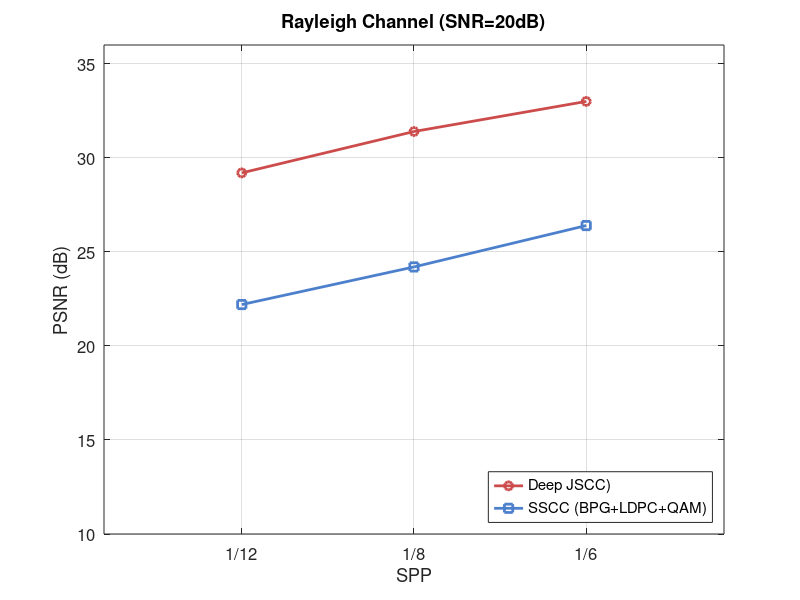

MATLAB code to generate this figure:
%% preparation
clear     % 清除所有变量
clc       % 清空命令窗口
close all % 关闭所有图形窗口

clc; clear;

% SNR_test 横轴
SPP = [1/12, 1/8, 1/6];

% ADJSCC（SNR_train ∈ [0, 20]） With attention modules
% psnr_adjscc = [18.7, 23.6, 26.8, 29.9];
psnr_jscc = [29.2, 31.4, 33.0];

% BDJSCC（SNR_train = SNR_test）
% psnr_diag = [20.5, 23.6, 26.6, 31.4];
psnr_sscc = [22.2, 24.2, 26.4];

% BDJSCC（SNR_train = 5dB）
% psnr_train5 = [18.3, 23.6, 24.7, 27.6];

% BDJSCC（SNR_train = 10dB）
% psnr_train10 = [17.8, 22.6, 26.6, 28.4];

% 柔和色定义（RGB 值）
color_red      = [0.8, 0.3, 0.3];   % 柔和红
color_blue     = [0.3, 0.5, 0.8];   % 柔和蓝
% color_green    = [0.4, 0.7, 0.4];   % 柔和绿
% color_orange   = [0.85, 0.6, 0.3];  % 柔和橙

% 画图
figure;
plot(SPP, psnr_jscc, '-', 'Color', color_red, 'Marker', 'o', 'LineWidth', 2); hold on;
plot(SPP, psnr_sscc, '-', 'Color', color_blue, 'Marker', 's', 'LineWidth', 2);
% plot(snr_test, psnr_train5, '--', 'Color', color_green, 'Marker', '^', 'LineWidth', 2);
% plot(snr_test, psnr_train10, '--', 'Color', color_orange, 'Marker', 'x', 'LineWidth', 2);

% 设置图例
% legend('ADJSCC (SNR_{train} ∈ [0,20] dB)', ...
%        'BDJSCC (SNR_{train} = SNR_{test})', ...
%        'BDJSCC (SNR_{train} = 5 dB)', ...
%        'BDJSCC (SNR_{train} = 10 dB)', ...
%        'Location', 'best');
legend('Deep JSCC)', ...
       'SSCC (BPG+LDPC+QAM)', ...
       'Location', 'southeast');

% 设置坐标轴标签和标题
xlabel('SPP');
ylabel('PSNR (dB)');
title('Rayleigh Channel (SNR=20dB)');

% 坐标轴范围和网格
xlim([0.05 0.2]);
ylim([10 36]);
xticks(SPP);  % 设置 X 轴刻度位置
xticklabels({'1/12', '1/8', '1/6'});  % 设置对应刻度标签
grid on;
set(gca, 'FontSize', 12);
